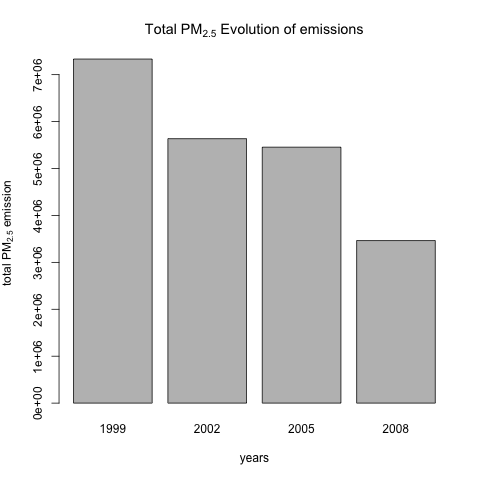

Recreate this plot in R.
##Exploratory data analysis
## project2
## PLOT 1
rm(list=ls())
dir()
setwd("/Users/quora1/Desktop/DataScience/4_ExploratoryDataAnalysis/Project2_workDir")

totals <- aggregate(Emissions ~ year, NEI, sum)

png('plot1.png')

barplot(height=totals$Emissions, names.arg=totals$year, xlab="years", ylab=expression('total PM'[2.5]*' emission'),main=expression('Total PM'[2.5]*' Evolution of emissions'))

dev.off()


totals

png('plot1.png')

barplot(height=totals$Emissions, names.arg=totals$year, xlab="years", ylab=expression('total PM'[2.5]*' emission in tons'),main=expression('Total PM'[2.5]*' Evolution of emissions'))

dev.off()
